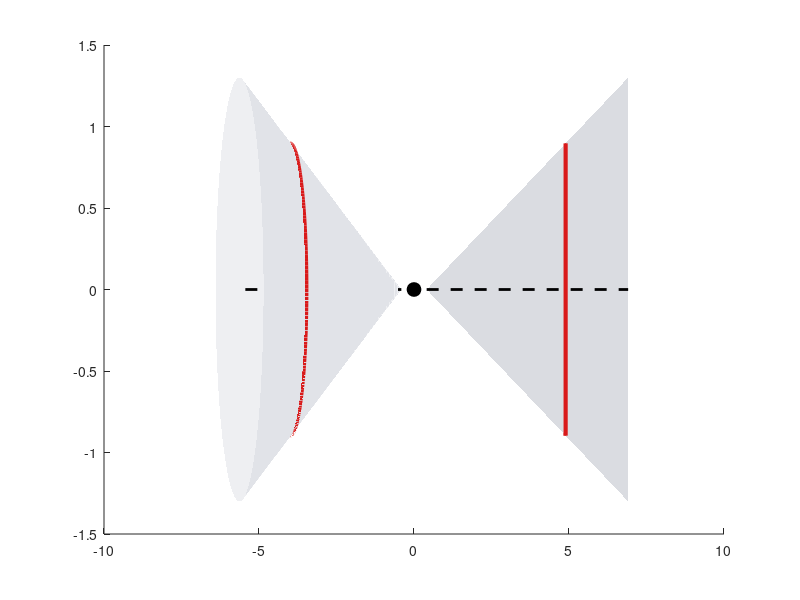

Source code (MATLAB): (Note: this script raises an error after producing the figure.)
function plot_sensor_ring_schematic()
% plot_sensor_ring_schematic -- 「感測環」幾何示意（討論用；尚未做任何場積分）
% =========================================================================
%   在距極尖 s = 4.572mm(沿錐面斜距)處，用**垂直該極極軸的平面**截磁極，得到一條環；
%   環沿軸向給寬度 dX = 0.30mm(= sensor 圓柱直徑)，再沿周長切成小 tile。
%     P2 上磁極(完整錐) -> 整圈圓環 O 形，周長 2*pi*r
%     P1 下磁極(半切)   -> D 形環：下半圈錐面(pi*r) + 削平面上的一條弦(2r)
%
%   座標：**原點 (0,0,0) = 六極尖共球的球心**，圖上以黑點標示。
%     ⚠ 不使用 "WP" 這個字眼（使用者拍板 2026-08-06；見 .claude/rules/figure-style.md）。
%   [MODIFIED 2026-08-06] 反映真實方位（原本兩根都畫成水平局部框，未反映上極傾角）：
%     P1 下極：極軸**水平**徑向（azimuth 0deg），削平面 = 通過極軸的水平面，保留下半。
%     P2 上極：極軸自 WP 往上斜 **c.upper_incline = 36.59deg**（azimuth 180deg）→ 往 -x 且向上。
%   兩根畫在同一個 panel，傾角差異直接可見。
%
%   本檔**只畫幾何**：確認環的形狀 / 位置 / tile 切法，尚未取任何場值。
%
%   風格①粗體框圖 3D 變體 A（daspect[1 1 1] + box off + 手動框邊省最近角）。
% =========================================================================
    clc;
    here   = fileparts(fileparts(mfilename('fullpath')));
    figdir = fullfile(fileparts(here), 'paper_fig', 'Section3_A');
    if ~exist(figdir,'dir'); mkdir(figdir); end

    % ---- 幾何常數（對齊 config/<model>/tip40um/mt_constants.m）----
    R_POLE = 3.0;    L_CONE = 15.0;
    % [MODIFIED 2026-08-07] 錐面 R(s) = s*tan(beta)，**無 R_TIP 偏移** —— 已用原始格點分類
    %   實測驗證（R = 0.0097 + 0.1985*s；s=1.5~6 誤差 < 0.01mm）。40um 倒圓只修圓極尖、
    %   不把側面往外推（相切球版會外移 0.0408mm，與實測不符）。
    RT2 = 0;
    R_NORM = 0.500;  RXY = R_NORM*sqrt(2/3);  RZ = R_NORM/sqrt(3);  % 極尖球座標
    INC    = upper_incline_deg();                                   % 36.59 deg
    beta   = atan2(R_POLE, L_CONE);                                 % 半錐角 11.31 deg
    SOFF   = 4.572;                                                 % 沿錐面斜距 [mm]
    x0     = SOFF*cos(beta);                                        % 截面的軸向位置 4.4832 mm
    r0     = RT2 + x0*tan(beta);                                    % 截面半徑 0.8966 mm
    LVIS   = 6.5;                                                   % 只畫到 6.5mm（全長 15mm 截面會太小）
    nA     = 18;                                                    % 示意用的徑向格線數（半圓）

    fprintf('beta=%.2f deg  upper_incline=%.2f deg\n', beta*180/pi, INC);
    fprintf('截面 @ 軸向 x0 = %.4f mm（= 沿錐面斜距 %.3f mm）, 半徑 R = %.4f mm\n', x0, SOFF, r0);
    fprintf('P2 整圓截面 : A = %.4f mm²\n', pi*r0^2);
    fprintf('P1 半圓截面 : A = %.4f mm²  （正好一半）\n', pi*r0^2/2);

    % ---- 兩根極的位姿（mm）----
    %   **原點 (0,0,0) = 六極尖共球的球心**（圖上以黑點標示）。
    P1 = make_pole([ RXY; 0; -RZ], [ 1; 0; 0]);                     % azimuth 0deg、下層、極軸水平 +x
    P2 = make_pole([-RXY; 0;  RZ], [-cosd(INC); 0; sind(INC)]);     % azimuth 180deg、上層、上仰 INC
    fprintf('P1 tip = (%.4f, 0, %.4f)   P2 tip = (%.4f, 0, %.4f) mm\n', ...
            P1.tip(1), P1.tip(3), P2.tip(1), P2.tip(3));

    FS  = 32;
    LWBOX = 4.0;   % [ADDED 2026-08-07 使用者拍板] 3D 框線寬（手動框邊與 ruler 共用；原 2.5/2 太細）
    GRY = [0.72 0.74 0.78];   RNG = [0.85 0.10 0.10];   SEN = [0.10 0.60 0.20];
    fig = figure('Color','w','Position',[60 60 1500 950]);  ax = axes(fig);  hold(ax,'on');

    % ---- P1 下極：半切（保留 v<0 側 = z 低於極軸）+ 削平面 + **半圓截面** ----
    draw_cone(ax, P1, beta, RT2, LVIS, pi, 2*pi, GRY, 0.28);
    draw_flat(ax, P1, beta, RT2, LVIS, GRY, 0.34);
    draw_section(ax, P1, beta, RT2, x0, pi, 2*pi, nA, RNG);

    % ---- P2 上極：完整錐 + **整圓截面** ----
    draw_cone(ax, P2, beta, RT2, LVIS, 0, 2*pi, GRY, 0.24);
    draw_section(ax, P2, beta, RT2, x0, 0, 2*pi, 2*nA, RNG);

    % ---- 極軸虛線（凸顯 36.59deg 傾角）----
    for p = [P1 P2]
        e = p.tip + p.ax*LVIS;
        plot3(ax, [p.tip(1) e(1)], [p.tip(2) e(2)], [p.tip(3) e(3)], 'k--', 'LineWidth',2);
    end
    plot3(ax, 0, 0, 0, 'ko', 'MarkerFaceColor','k', 'MarkerSize',10);   % 原點（六極尖共球球心）
    text(ax,  3.2, 0, -2.4, 'P1  (half-cut)', ...
         'FontSize',FS-4,'FontWeight','bold','HorizontalAlignment','center');
    text(ax, -3.6, 0,  4.4, sprintf('P2  (%.2f%c)', INC, char(176)), ...
         'FontSize',FS-4,'FontWeight','bold','HorizontalAlignment','center');

    XL = [-7 7];  YL = [-2.5 2.5];  ZL = [-2.8 5.2];
    xlim(ax,XL); ylim(ax,YL); zlim(ax,ZL);
    daspect(ax,[1 1 1]);  grid(ax,'off');  box(ax,'off');
    view(ax, -28, 14);
    set(ax,'FontSize',FS,'FontWeight','bold','LineWidth',LWBOX);   % ruler 線寬 = 手動框邊，避免粗細不一
    % [MODIFIED 2026-08-07] 刻度修正：
    %   Z：原 [-1 0 1 3] 是 4 個(偶數)且間距 1/1/2(不等距) → 改 [-1 1 3]（奇數 3 個、等距 2、兩端內縮）。
    set(ax,'XTick',[-4 0 4],'YTick',[-1 0 1],'ZTick',[-1 1 3]);
    % [ADDED 2026-08-07] 刻度數字**轉正**：MATLAB 3D 預設把標籤沿軸向旋轉，y 軸那組被轉得最斜、
    %   在此 view 下歪成一團。三軸一律 TickLabelRotation=0（水平），數字才讀得出來。
    ax.XAxis.TickLabelRotation = 0;
    ax.YAxis.TickLabelRotation = 0;
    ax.ZAxis.TickLabelRotation = 0;
    % [MODIFIED 2026-08-07 使用者拍板] 純幾何示意圖**不放軸標題**（xlabel/zlabel）；
    %   刻度數字保留。見 .claude/rules/figure-style.md「示意圖不放軸標題」。
    draw_box_edges3(ax, XL, YL, ZL, LWBOX);
    ax.Toolbar.Visible = 'off';  hold(ax,'off');

    out = fullfile(figdir, 'sensor_ring_schematic.png');
    exportgraphics(fig, out, 'Resolution', 120);
    fprintf('wrote %s\n', out);
end

% ---- 上極傾角（與 mt_constants 同式）----
function d = upper_incline_deg()
    PROT_H=7.0; YOKE_H=2.0; YOKE_MID_R=(84+106)/4; R_NORM=0.5;
    RXY=R_NORM*sqrt(2/3); RZ=R_NORM/sqrt(3);
    end_r = YOKE_MID_R - 11.5;   end_z = YOKE_H + PROT_H + 5;
    tip_z = -PROT_H - 6 + 2*RZ;
    d = atan2(end_z - tip_z, end_r - RXY)*180/pi;
end

% ---- 建一根極的位姿：tip / 極軸 ax / 垂直極軸的正交基 (u,v)；對 P1 v = +z（削平面法線）----
function p = make_pole(tip, ax)
    p.tip = tip;
    p.ax  = ax/norm(ax);
    p.u   = cross([0;0;1], p.ax);   p.u = p.u/norm(p.u);   % 水平、垂直極軸
    p.v   = cross(p.ax, p.u);
end

% ---- 錐面（phi 範圍可指定；半切只畫 v<0 半邊）----
function draw_cone(ax, p, beta, rt, L, p1, p2, col, alp)
    t = linspace(0, L, 60);   ph = linspace(p1, p2, 90);
    [TT, PP] = meshgrid(t, ph);   RR = rt + TT*tan(beta);
    X = p.tip(1) + p.ax(1)*TT + RR.*(p.u(1)*cos(PP) + p.v(1)*sin(PP));
    Y = p.tip(2) + p.ax(2)*TT + RR.*(p.u(2)*cos(PP) + p.v(2)*sin(PP));
    Z = p.tip(3) + p.ax(3)*TT + RR.*(p.u(3)*cos(PP) + p.v(3)*sin(PP));
    surf(ax, X, Y, Z, 'FaceColor',col, 'FaceAlpha',alp, 'EdgeColor','none');
end

% ---- 削平面（通過極軸、法線 = v）----
function draw_flat(ax, p, beta, rt, L, col, alp)
    t = linspace(0, L, 60);   r = rt + t*tan(beta);
    X = [p.tip(1)+p.ax(1)*t - p.u(1)*r; p.tip(1)+p.ax(1)*t + p.u(1)*r];
    Y = [p.tip(2)+p.ax(2)*t - p.u(2)*r; p.tip(2)+p.ax(2)*t + p.u(2)*r];
    Z = [p.tip(3)+p.ax(3)*t - p.u(3)*r; p.tip(3)+p.ax(3)*t + p.u(3)*r];
    surf(ax, X, Y, Z, 'FaceColor',col, 'FaceAlpha',alp, 'EdgeColor','none');
end

% ---- 磁極**內部**的截面（垂直極軸）：整圓（p1..p2 = 0..2pi）或半圓（pi..2pi）----
%   填色面 + 加粗輪廓 + 內部細格線示意「小格加總」。
function draw_section(ax, p, beta, rt, x0, p1, p2, n, col)
    R  = rt + x0*tan(beta);
    ph = linspace(p1, p2, 240);
    ring = p.tip + p.ax*x0 + R*(p.u*cos(ph) + p.v*sin(ph));
    if abs((p2-p1) - 2*pi) > 1e-9                       % 半圓：補上弦（削平面那條直邊）
        poly = [ring, ring(:,1)];
    else
        poly = ring;
    end
    patch(ax, poly(1,:), poly(2,:), poly(3,:), col, 'FaceAlpha',0.35, 'EdgeColor',col, 'LineWidth',3);
    % 內部細格線（示意小格；只畫少量，避免糊掉）
    for f = (1:4)/5
        pr = p.tip + p.ax*x0 + (R*f)*(p.u*cos(ph) + p.v*sin(ph));
        plot3(ax, pr(1,:), pr(2,:), pr(3,:), '-', 'Color',col, 'LineWidth',0.8);
    end
    pe = linspace(p1, p2, n+1);
    for k = 1:numel(pe)
        A = p.tip + p.ax*x0;   B = A + R*(p.u*cos(pe(k)) + p.v*sin(pe(k)));
        plot3(ax, [A(1) B(1)], [A(2) B(2)], [A(3) B(3)], '-', 'Color',col, 'LineWidth',0.8);
    end
end

% ---- 手動框邊：省掉離相機最近角相連的 3 邊（風格①變體 A）----
function draw_box_edges3(ax, XL, YL, ZL, lw)
    C = [XL([1 1 1 1 2 2 2 2]).', YL([1 1 2 2 1 1 2 2]).', ZL([1 2 1 2 1 2 1 2]).'];
    E = [1 2;1 3;1 5;2 4;2 6;3 4;3 7;4 8;5 6;5 7;6 8;7 8];
    cp = campos(ax);  [~,near] = min(sum((C - cp).^2, 2));
    for k = 1:size(E,1)
        if any(E(k,:) == near), continue; end
        plot3(ax, C(E(k,:),1), C(E(k,:),2), C(E(k,:),3), 'k-', 'LineWidth',lw);
    end
end
